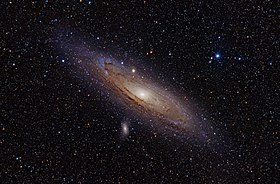
#> input picture imagens/andromeda.jpg, 280 x 184 px, found by its file name
$ python 3.7.1.py
#> lines starting #> are read from the running program, lines starting #| are printed output that depends on the picture
import cv2

imagem_original = cv2.imread('imagens/andromeda.jpg')
#> imagem_original is the input picture: shape (184, 280, 3); mean B, G, R 26.6, 22, 26.6

if imagem_original is None:
    print("Erro ao carregar a imagem.")
else:
    cv2.namedWindow('Imagens Resultantes', cv2.WINDOW_NORMAL)

    cv2.imshow('Imagens Resultantes', imagem_original)
    cv2.waitKey(0)

    for i in range(1, 101):
        fator_reducao = 0.9
        imagem_redimensionada = cv2.resize(imagem_original, None, fx=fator_reducao, fy=fator_reducao, interpolation=cv2.INTER_NEAREST)

        imagem_restaurada = cv2.resize(imagem_redimensionada, (imagem_original.shape[1], imagem_original.shape[0]), interpolation=cv2.INTER_NEAREST)

        cv2.imshow('Imagens Resultantes', imagem_restaurada)
        cv2.waitKey(0)

        imagem_original = imagem_restaurada.copy()
#> this loop made 100 passes
#> pass 1, `imagem_redimensionada = cv2.resize(imagem_original, None, fx=fator_red..`:
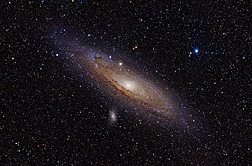
#> imagem_redimensionada: shape (166, 252, 3); mean B, G, R 26.6, 22, 26.6
#> pass 1, `imagem_restaurada = cv2.resize(imagem_redimensionada, (imagem_original..`:
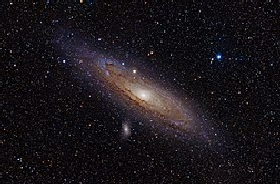
#> imagem_restaurada: shape (184, 280, 3); mean B, G, R 26.7, 22, 26.7
#> pass 2, `imagem_redimensionada = cv2.resize(imagem_original, None, fx=fator_red..`:
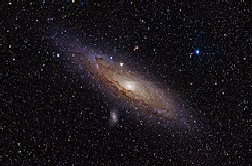
#> imagem_redimensionada: shape (166, 252, 3); mean B, G, R 26.6, 22, 26.7
#> pass 2, `imagem_restaurada = cv2.resize(imagem_redimensionada, (imagem_original..`:
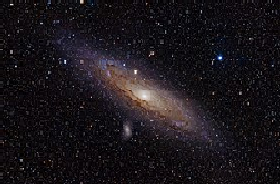
#> imagem_restaurada: shape (184, 280, 3); mean B, G, R 26.7, 22.1, 26.7
#> after the loop:
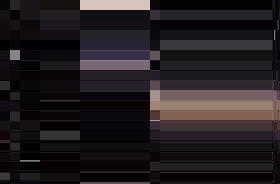
#> imagem_original: shape (184, 280, 3); mean B, G, R 33.6, 30.1, 35.8

    cv2.destroyAllWindows()
